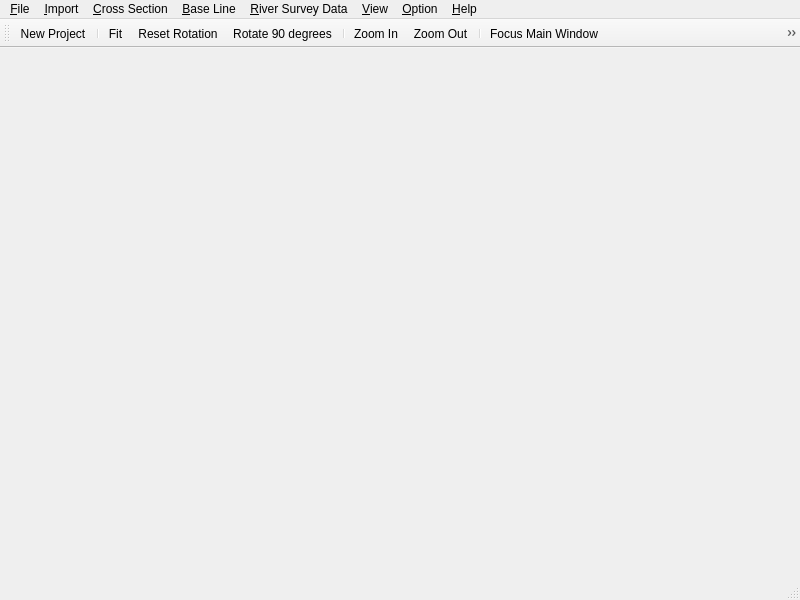
<?xml version="1.0" encoding="UTF-8"?>
<ui version="4.0">
 <class>RivmakerMainWindow</class>
 <widget class="QMainWindow" name="RivmakerMainWindow">
  <property name="geometry">
   <rect>
    <x>0</x>
    <y>0</y>
    <width>800</width>
    <height>600</height>
   </rect>
  </property>
  <property name="windowTitle">
   <string>Rivmaker 1.0</string>
  </property>
  <property name="windowIcon">
   <iconset resource="../rivmaker.qrc">
    <normaloff>:/images/iconRivmaker.png</normaloff>:/images/iconRivmaker.png</iconset>
  </property>
  <widget class="QMdiArea" name="centralwidget"/>
  <widget class="QMenuBar" name="menubar">
   <property name="geometry">
    <rect>
     <x>0</x>
     <y>0</y>
     <width>800</width>
     <height>24</height>
    </rect>
   </property>
   <widget class="QMenu" name="fileMenu">
    <property name="title">
     <string>&amp;File</string>
    </property>
    <widget class="QMenu" name="fileImportMenu">
     <property name="title">
      <string>&amp;Import</string>
     </property>
     <property name="icon">
      <iconset resource="../rivmaker.qrc">
       <normaloff>:/images/iconImport.png</normaloff>:/images/iconImport.png</iconset>
     </property>
     <widget class="QMenu" name="fileImportGeographicDataMenu">
      <property name="title">
       <string>&amp;Geographic Data</string>
      </property>
      <addaction name="fileImportElevationAction"/>
      <addaction name="fileImportWaterSurfaceElevationAction"/>
      <addaction name="fileImportSACGUIImportAction"/>
     </widget>
     <addaction name="fileImportGeographicDataMenu"/>
     <addaction name="fileImportCrosssectionLineAction"/>
     <addaction name="fileImportBaseLineAction"/>
    </widget>
    <widget class="QMenu" name="exportMenu">
     <property name="title">
      <string>&amp;Export</string>
     </property>
     <property name="icon">
      <iconset resource="../rivmaker.qrc">
       <normaloff>:/images/iconExport.png</normaloff>:/images/iconExport.png</iconset>
     </property>
     <addaction name="fileExportBaseLineAction"/>
     <addaction name="fileExportCrosssectionLineAction"/>
     <addaction name="fileExportRiverSurveyDataAction"/>
    </widget>
    <addaction name="newProjectAction"/>
    <addaction name="openAction"/>
    <addaction name="saveAction"/>
    <addaction name="saveAsAction"/>
    <addaction name="separator"/>
    <addaction name="fileImportMenu"/>
    <addaction name="exportMenu"/>
    <addaction name="separator"/>
    <addaction name="exitAction"/>
   </widget>
   <widget class="QMenu" name="importMenu">
    <property name="title">
     <string>&amp;Import</string>
    </property>
    <widget class="QMenu" name="importGeographicDataMenu">
     <property name="title">
      <string>&amp;Geographic Data</string>
     </property>
     <addaction name="importElevationAction"/>
     <addaction name="importWaterSurfaceElevationAction"/>
     <addaction name="importSACGUIImportAction"/>
    </widget>
    <addaction name="importGeographicDataMenu"/>
    <addaction name="importCrosssectionLineAction"/>
    <addaction name="importBaseLineAction"/>
   </widget>
   <widget class="QMenu" name="baseLineMenu">
    <property name="title">
     <string>&amp;Base Line</string>
    </property>
    <addaction name="baseLineAddVertexAction"/>
    <addaction name="baseLineRemoveVertexAction"/>
    <addaction name="baseLineEditCoordinatesAction"/>
    <addaction name="baseLineReverseDirectionAction"/>
    <addaction name="separator"/>
    <addaction name="baseLineDeleteAction"/>
    <addaction name="separator"/>
    <addaction name="baseLineImportAction"/>
    <addaction name="baseLineExportAction"/>
   </widget>
   <widget class="QMenu" name="crosssectionLineMenu">
    <property name="title">
     <string>&amp;Cross Section</string>
    </property>
    <addaction name="crosssectionLineAddAction"/>
    <addaction name="separator"/>
    <addaction name="crosssectionLineEditCoordinatesAction"/>
    <addaction name="separator"/>
    <addaction name="crosssectionLineDeleteAction"/>
    <addaction name="separator"/>
    <addaction name="openCrosssectionLineWindowAction"/>
    <addaction name="separator"/>
    <addaction name="crosssectionLineImportAction"/>
    <addaction name="crosssectionLineExportAction"/>
   </widget>
   <widget class="QMenu" name="riverSurveyDataMenu">
    <property name="title">
     <string>&amp;River Survey Data</string>
    </property>
    <addaction name="riverSurveyDataExportAction"/>
   </widget>
   <widget class="QMenu" name="viewMenu">
    <property name="title">
     <string>&amp;View</string>
    </property>
    <addaction name="viewMainToolbarAction"/>
    <addaction name="viewWindowsToolbarAction"/>
    <addaction name="viewStatusBarAction"/>
    <addaction name="separator"/>
   </widget>
   <widget class="QMenu" name="helpMenu">
    <property name="title">
     <string>&amp;Help</string>
    </property>
    <addaction name="mouseHintAction"/>
    <addaction name="separator"/>
    <addaction name="aboutAction"/>
   </widget>
   <widget class="QMenu" name="optionMenu">
    <property name="title">
     <string>&amp;Option</string>
    </property>
    <addaction name="mappingSettingAction"/>
    <addaction name="graphicsSettingAction"/>
   </widget>
   <addaction name="fileMenu"/>
   <addaction name="importMenu"/>
   <addaction name="crosssectionLineMenu"/>
   <addaction name="baseLineMenu"/>
   <addaction name="riverSurveyDataMenu"/>
   <addaction name="viewMenu"/>
   <addaction name="optionMenu"/>
   <addaction name="helpMenu"/>
  </widget>
  <widget class="QStatusBar" name="statusbar"/>
  <widget class="QToolBar" name="toolBar">
   <property name="windowTitle">
    <string>toolBar</string>
   </property>
   <property name="iconSize">
    <size>
     <width>16</width>
     <height>16</height>
    </size>
   </property>
   <attribute name="toolBarArea">
    <enum>TopToolBarArea</enum>
   </attribute>
   <attribute name="toolBarBreak">
    <bool>false</bool>
   </attribute>
   <addaction name="newProjectAction"/>
   <addaction name="separator"/>
   <addaction name="fitAction"/>
   <addaction name="resetRotationAction"/>
   <addaction name="rotate90Action"/>
   <addaction name="separator"/>
   <addaction name="zoomInAction"/>
   <addaction name="zoomOutAction"/>
   <addaction name="separator"/>
   <addaction name="focusPreWindowAction"/>
   <addaction name="focusVerticalCrosssectionWindowAction"/>
   <addaction name="openCrosssectionWindowAction"/>
   <addaction name="separator"/>
   <addaction name="mouseHintAction"/>
  </widget>
  <action name="newProjectAction">
   <property name="icon">
    <iconset resource="../rivmaker.qrc">
     <normaloff>:/images/iconNew.png</normaloff>:/images/iconNew.png</iconset>
   </property>
   <property name="text">
    <string>&amp;New Project...</string>
   </property>
  </action>
  <action name="saveAsAction">
   <property name="text">
    <string>Save &amp;As...</string>
   </property>
  </action>
  <action name="propertyAction">
   <property name="icon">
    <iconset resource="../rivmaker.qrc">
     <normaloff>:/images/iconProperty.png</normaloff>:/images/iconProperty.png</iconset>
   </property>
   <property name="text">
    <string>Property...</string>
   </property>
  </action>
  <action name="exitAction">
   <property name="text">
    <string>E&amp;xit</string>
   </property>
  </action>
  <action name="dummyProjectAction">
   <property name="text">
    <string>Dummy</string>
   </property>
  </action>
  <action name="fileImportElevationAction">
   <property name="text">
    <string>&amp;Elevation...</string>
   </property>
  </action>
  <action name="fileImportWaterSurfaceElevationAction">
   <property name="text">
    <string>&amp;Water Surface Elevation...</string>
   </property>
  </action>
  <action name="fileImportBackgraundImageAction">
   <property name="icon">
    <iconset resource="../rivmaker.qrc">
     <normaloff>:/images/iconImage.png</normaloff>:/images/iconImage.png</iconset>
   </property>
   <property name="text">
    <string>&amp;Background Image...</string>
   </property>
  </action>
  <action name="importBackgraundImageAction">
   <property name="icon">
    <iconset resource="../rivmaker.qrc">
     <normaloff>:/images/iconImage.png</normaloff>:/images/iconImage.png</iconset>
   </property>
   <property name="text">
    <string>&amp;Background Image...</string>
   </property>
  </action>
  <action name="fileImportSACGUIImportAction">
   <property name="text">
    <string>&amp;SAC GUI Input File...</string>
   </property>
  </action>
  <action name="importElevationAction">
   <property name="text">
    <string>&amp;Elevation</string>
   </property>
  </action>
  <action name="importWaterSurfaceElevationAction">
   <property name="text">
    <string>&amp;Water Surface Elevation</string>
   </property>
  </action>
  <action name="importSACGUIImportAction">
   <property name="text">
    <string>&amp;SAC GUI Input File</string>
   </property>
  </action>
  <action name="baseLineCreateAction">
   <property name="text">
    <string>&amp;Create...</string>
   </property>
  </action>
  <action name="baseLineDeleteAction">
   <property name="icon">
    <iconset resource="../rivmaker.qrc">
     <normaloff>:/images/iconDeleteItem.png</normaloff>:/images/iconDeleteItem.png</iconset>
   </property>
   <property name="text">
    <string>&amp;Delete...</string>
   </property>
  </action>
  <action name="baseLineAddVertexAction">
   <property name="icon">
    <iconset resource="../rivmaker.qrc">
     <normaloff>:/images/iconAddPolygonVertex.png</normaloff>:/images/iconAddPolygonVertex.png</iconset>
   </property>
   <property name="text">
    <string>&amp;Add Vertex</string>
   </property>
  </action>
  <action name="baseLineRemoveVertexAction">
   <property name="icon">
    <iconset resource="../rivmaker.qrc">
     <normaloff>:/images/iconRemovePolygonVertex.png</normaloff>:/images/iconRemovePolygonVertex.png</iconset>
   </property>
   <property name="text">
    <string>&amp;Remove Vertex</string>
   </property>
  </action>
  <action name="baseLineEditCoordinatesAction">
   <property name="text">
    <string>&amp;Edit Coordinates...</string>
   </property>
  </action>
  <action name="baseLineImportAction">
   <property name="icon">
    <iconset resource="../rivmaker.qrc">
     <normaloff>:/images/iconImport.png</normaloff>:/images/iconImport.png</iconset>
   </property>
   <property name="text">
    <string>&amp;Import...</string>
   </property>
  </action>
  <action name="baseLineExportAction">
   <property name="icon">
    <iconset resource="../rivmaker.qrc">
     <normaloff>:/images/iconExport.png</normaloff>:/images/iconExport.png</iconset>
   </property>
   <property name="text">
    <string>&amp;Export...</string>
   </property>
  </action>
  <action name="crosssectionLineAddAction">
   <property name="text">
    <string>&amp;Add</string>
   </property>
  </action>
  <action name="crosssectionLineEditCoordinatesAction">
   <property name="text">
    <string>&amp;Edit Coordinates...</string>
   </property>
  </action>
  <action name="crosssectionLineDeleteAction">
   <property name="icon">
    <iconset resource="../rivmaker.qrc">
     <normaloff>:/images/iconDeleteItem.png</normaloff>:/images/iconDeleteItem.png</iconset>
   </property>
   <property name="text">
    <string>&amp;Delete</string>
   </property>
  </action>
  <action name="crosssectionLineImportAction">
   <property name="icon">
    <iconset resource="../rivmaker.qrc">
     <normaloff>:/images/iconImport.png</normaloff>:/images/iconImport.png</iconset>
   </property>
   <property name="text">
    <string>&amp;Import...</string>
   </property>
  </action>
  <action name="crosssectionLineExportAction">
   <property name="icon">
    <iconset resource="../rivmaker.qrc">
     <normaloff>:/images/iconExport.png</normaloff>:/images/iconExport.png</iconset>
   </property>
   <property name="text">
    <string>&amp;Export...</string>
   </property>
  </action>
  <action name="riverSurveyDataCreateAction">
   <property name="text">
    <string>&amp;Create...</string>
   </property>
  </action>
  <action name="riverSurveyDataExportAction">
   <property name="icon">
    <iconset resource="../rivmaker.qrc">
     <normaloff>:/images/iconExport.png</normaloff>:/images/iconExport.png</iconset>
   </property>
   <property name="text">
    <string>&amp;Export...</string>
   </property>
  </action>
  <action name="riverSurveyDataDeleteAction">
   <property name="icon">
    <iconset resource="../rivmaker.qrc">
     <normaloff>:/images/iconDeleteItem.png</normaloff>:/images/iconDeleteItem.png</iconset>
   </property>
   <property name="text">
    <string>&amp;Delete...</string>
   </property>
  </action>
  <action name="mouseHintAction">
   <property name="icon">
    <iconset resource="../rivmaker.qrc">
     <normaloff>:/images/iconMouseHelp.png</normaloff>:/images/iconMouseHelp.png</iconset>
   </property>
   <property name="text">
    <string>&amp;Mouse Hint...</string>
   </property>
  </action>
  <action name="aboutAction">
   <property name="text">
    <string>&amp;About...</string>
   </property>
  </action>
  <action name="fileImportBaseLineAction">
   <property name="text">
    <string>&amp;Base Line...</string>
   </property>
  </action>
  <action name="fileImportCrosssectionLineAction">
   <property name="text">
    <string>&amp;Cross Section...</string>
   </property>
  </action>
  <action name="fileExportBaseLineAction">
   <property name="text">
    <string>&amp;Base Line...</string>
   </property>
  </action>
  <action name="fileExportCrosssectionLineAction">
   <property name="text">
    <string>&amp;Cross Section...</string>
   </property>
  </action>
  <action name="fileExportRiverSurveyDataAction">
   <property name="text">
    <string>&amp;River Survey Data...</string>
   </property>
  </action>
  <action name="importBaseLineAction">
   <property name="text">
    <string>&amp;Base Line...</string>
   </property>
  </action>
  <action name="importCrosssectionLineAction">
   <property name="text">
    <string>&amp;Cross Section...</string>
   </property>
  </action>
  <action name="viewMainToolbarAction">
   <property name="checkable">
    <bool>true</bool>
   </property>
   <property name="checked">
    <bool>true</bool>
   </property>
   <property name="text">
    <string>&amp;Main Toolbar</string>
   </property>
  </action>
  <action name="viewStatusBarAction">
   <property name="checkable">
    <bool>true</bool>
   </property>
   <property name="checked">
    <bool>true</bool>
   </property>
   <property name="text">
    <string>&amp;Status Bar</string>
   </property>
  </action>
  <action name="openCrosssectionLineWindowAction">
   <property name="icon">
    <iconset resource="../rivmaker.qrc">
     <normaloff>:/images/iconRiverCrosssection.png</normaloff>:/images/iconRiverCrosssection.png</iconset>
   </property>
   <property name="text">
    <string>&amp;Open &amp;New Crosssection Window</string>
   </property>
  </action>
  <action name="fitAction">
   <property name="icon">
    <iconset resource="../rivmaker.qrc">
     <normaloff>:/images/iconViewFit.png</normaloff>:/images/iconViewFit.png</iconset>
   </property>
   <property name="text">
    <string>Fit</string>
   </property>
  </action>
  <action name="resetRotationAction">
   <property name="icon">
    <iconset resource="../rivmaker.qrc">
     <normaloff>:/images/iconViewRotateReset.png</normaloff>:/images/iconViewRotateReset.png</iconset>
   </property>
   <property name="text">
    <string>Reset Rotation</string>
   </property>
   <property name="toolTip">
    <string>Reset Rotation</string>
   </property>
  </action>
  <action name="rotate90Action">
   <property name="icon">
    <iconset resource="../rivmaker.qrc">
     <normaloff>:/images/iconViewRotate90.png</normaloff>:/images/iconViewRotate90.png</iconset>
   </property>
   <property name="text">
    <string>Rotate 90 degrees</string>
   </property>
  </action>
  <action name="zoomInAction">
   <property name="icon">
    <iconset resource="../rivmaker.qrc">
     <normaloff>:/images/iconViewZoomIn.png</normaloff>:/images/iconViewZoomIn.png</iconset>
   </property>
   <property name="text">
    <string>Zoom In</string>
   </property>
  </action>
  <action name="zoomOutAction">
   <property name="icon">
    <iconset resource="../rivmaker.qrc">
     <normaloff>:/images/iconViewZoomOut.png</normaloff>:/images/iconViewZoomOut.png</iconset>
   </property>
   <property name="text">
    <string>Zoom Out</string>
   </property>
  </action>
  <action name="focusPreWindowAction">
   <property name="icon">
    <iconset resource="../rivmaker.qrc">
     <normaloff>:/images/iconMain.png</normaloff>:/images/iconMain.png</iconset>
   </property>
   <property name="text">
    <string>Focus Main Window</string>
   </property>
   <property name="toolTip">
    <string>Focus Main Window</string>
   </property>
  </action>
  <action name="focusVerticalCrosssectionWindowAction">
   <property name="icon">
    <iconset resource="../rivmaker.qrc">
     <normaloff>:/images/iconVerticalCrosssection.png</normaloff>:/images/iconVerticalCrosssection.png</iconset>
   </property>
   <property name="text">
    <string>Focus Vertical Crosssection Window</string>
   </property>
   <property name="toolTip">
    <string>Focus Vertical Crosssection Window</string>
   </property>
  </action>
  <action name="openCrosssectionWindowAction">
   <property name="icon">
    <iconset resource="../rivmaker.qrc">
     <normaloff>:/images/iconRiverCrosssection.png</normaloff>:/images/iconRiverCrosssection.png</iconset>
   </property>
   <property name="text">
    <string>Open Crosssection Window</string>
   </property>
  </action>
  <action name="baseLineReverseDirectionAction">
   <property name="text">
    <string>Reverse &amp;Direction</string>
   </property>
  </action>
  <action name="viewWindowsToolbarAction">
   <property name="checkable">
    <bool>true</bool>
   </property>
   <property name="checked">
    <bool>true</bool>
   </property>
   <property name="text">
    <string>&amp;Windows Toolbar</string>
   </property>
  </action>
  <action name="mappingSettingAction">
   <property name="text">
    <string>&amp;Mapping Setting...</string>
   </property>
  </action>
  <action name="graphicsSettingAction">
   <property name="text">
    <string>&amp;Graphics Setting...</string>
   </property>
  </action>
  <action name="openAction">
   <property name="icon">
    <iconset resource="../rivmaker.qrc">
     <normaloff>:/images/iconOpen.png</normaloff>:/images/iconOpen.png</iconset>
   </property>
   <property name="text">
    <string>&amp;Open...</string>
   </property>
  </action>
  <action name="saveAction">
   <property name="icon">
    <iconset resource="../rivmaker.qrc">
     <normaloff>:/images/iconSave.png</normaloff>:/images/iconSave.png</iconset>
   </property>
   <property name="text">
    <string>Save</string>
   </property>
  </action>
 </widget>
 <resources>
  <include location="../rivmaker.qrc"/>
 </resources>
 <connections/>
</ui>
